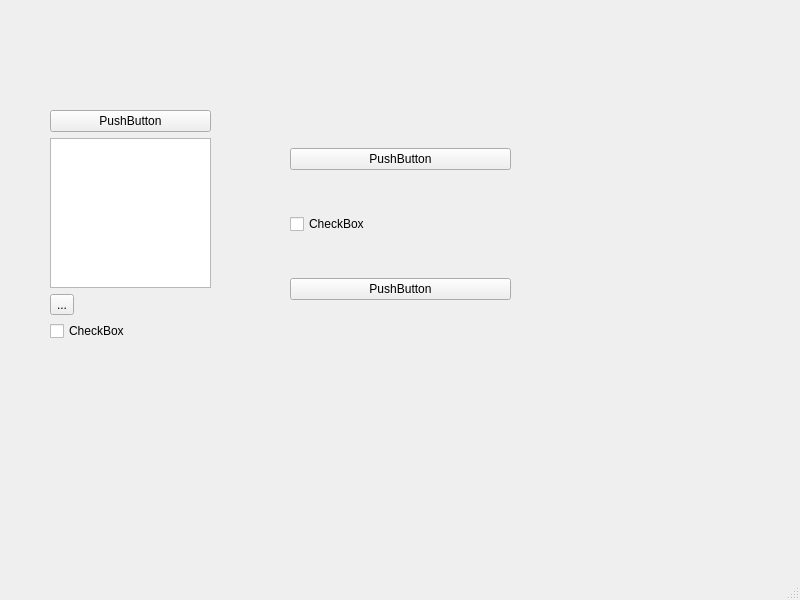
<?xml version="1.0" encoding="UTF-8"?>
<ui version="4.0">
 <class>MainWindow</class>
 <widget class="QMainWindow" name="MainWindow">
  <property name="geometry">
   <rect>
    <x>0</x>
    <y>0</y>
    <width>800</width>
    <height>600</height>
   </rect>
  </property>
  <property name="windowTitle">
   <string>MainWindow</string>
  </property>
  <widget class="QWidget" name="centralwidget">
   <widget class="QWidget" name="verticalLayoutWidget">
    <property name="geometry">
     <rect>
      <x>290</x>
      <y>110</y>
      <width>221</width>
      <height>231</height>
     </rect>
    </property>
    <layout class="QVBoxLayout" name="verticalLayout_2">
     <item>
      <widget class="QPushButton" name="pushButton_2">
       <property name="text">
        <string>PushButton</string>
       </property>
      </widget>
     </item>
     <item>
      <widget class="QCheckBox" name="checkBox_2">
       <property name="text">
        <string>CheckBox</string>
       </property>
      </widget>
     </item>
     <item>
      <widget class="QPushButton" name="pushButton_3">
       <property name="text">
        <string>PushButton</string>
       </property>
      </widget>
     </item>
    </layout>
   </widget>
   <widget class="QWidget" name="">
    <property name="geometry">
     <rect>
      <x>50</x>
      <y>110</y>
      <width>161</width>
      <height>231</height>
     </rect>
    </property>
    <layout class="QVBoxLayout" name="verticalLayout">
     <item>
      <widget class="QPushButton" name="pushButton">
       <property name="text">
        <string>PushButton</string>
       </property>
      </widget>
     </item>
     <item>
      <widget class="QListView" name="listView"/>
     </item>
     <item>
      <widget class="QToolButton" name="toolButton">
       <property name="text">
        <string>...</string>
       </property>
      </widget>
     </item>
     <item>
      <widget class="QCheckBox" name="checkBox">
       <property name="text">
        <string>CheckBox</string>
       </property>
      </widget>
     </item>
    </layout>
   </widget>
  </widget>
  <widget class="QMenuBar" name="menubar">
   <property name="geometry">
    <rect>
     <x>0</x>
     <y>0</y>
     <width>800</width>
     <height>23</height>
    </rect>
   </property>
  </widget>
  <widget class="QStatusBar" name="statusbar"/>
 </widget>
 <resources/>
 <connections/>
</ui>
